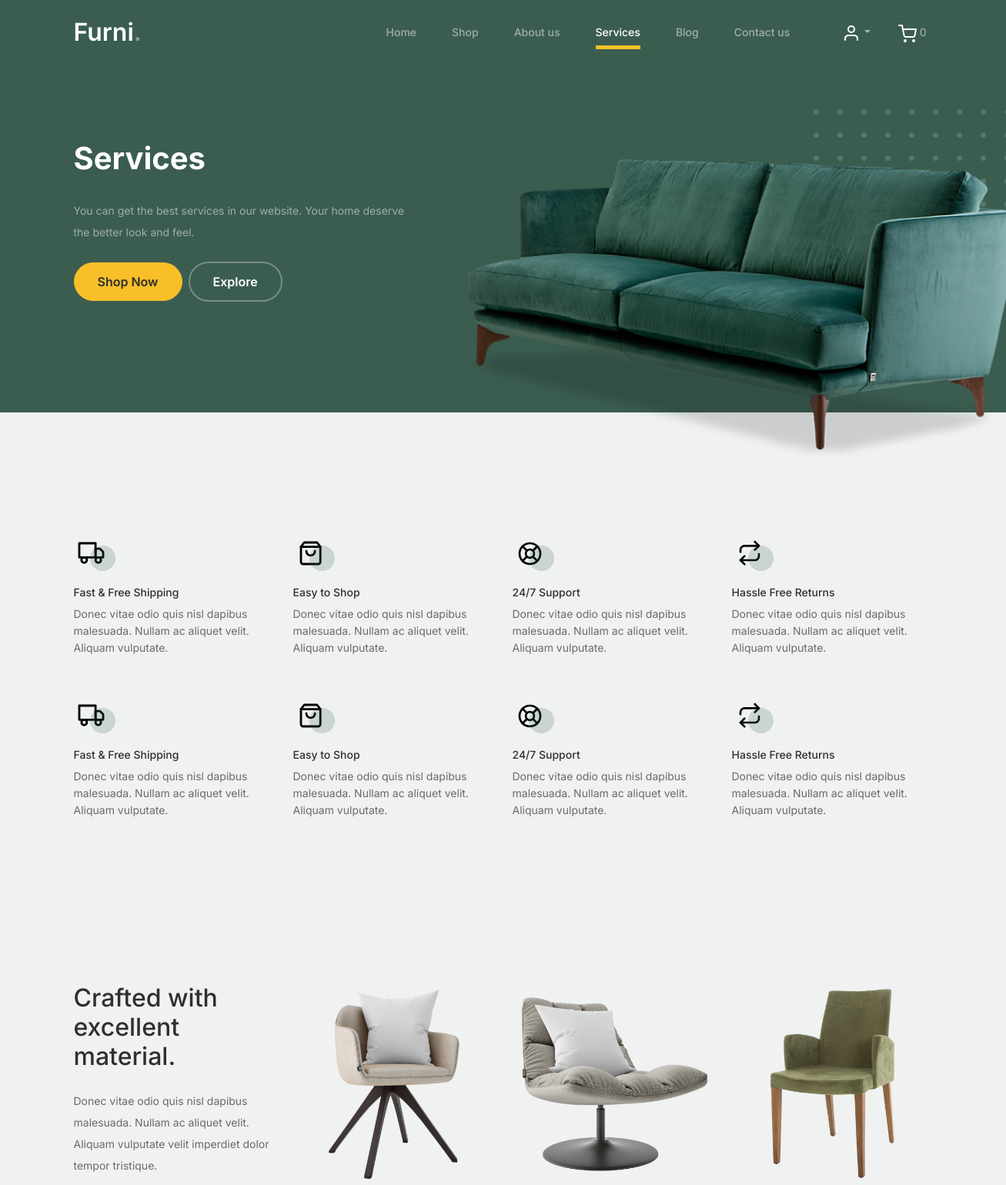
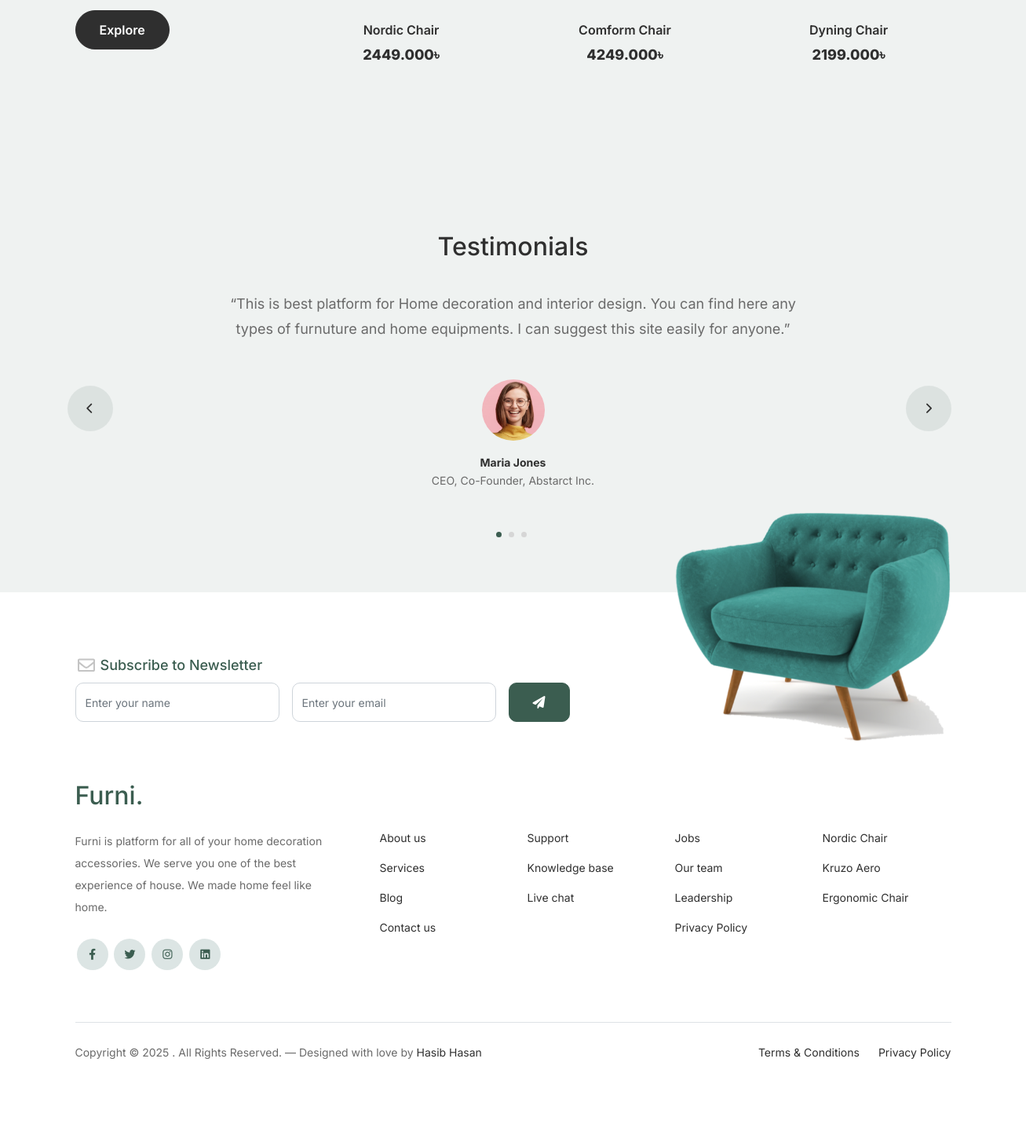
The app's page /services (signed in) with its own data (2 pictures, top to bottom).
### Shop/models.py (models this page shows, shortened)
class Cart(models.Model):
    user = models.OneToOneField(User, on_delete=models.CASCADE)
    create_at = models.DateTimeField(auto_now_add=True)

class Product(models.Model):
    image = models.ImageField(upload_to='Shop/media/uploads')
    title = models.CharField(max_length=50)
    price = models.DecimalField(max_digits=10, decimal_places=3)

### furniture/views.py (the view)
# urls.py: path('services', views.service, name='service'),
def service(request):
    data = Product.objects.all()
    return render(request, 'services.html', {'data': data})

### templates/services.html (shortened to what this page needs)
{% extends "base.html" %}
{% load static %}
{% block body %}
  <body>
			<div class="hero">
				<div class="container">
					<div class="row justify-content-between">
						<div class="col-lg-5">
							<div class="intro-excerpt">
								<h1>Services</h1>
								<p class="mb-4">You can get the best services in our website. Your home deserve the better look and feel.</p>
								<p><a href="{% url "shop" %}" class="btn btn-secondary me-2">Shop Now</a><a href="{% url "home" %}" class="btn btn-white-outline">Explore</a></p>
							</div>
						</div>
						<div class="col-lg-7">
							<div class="hero-img-wrap">
								<img src="{% static 'images/couch.png' %}" class="img-fluid">
							</div>
						</div>
					</div>
				</div>
			</div>
		<div class="why-choose-section">
			<div class="container">
				<div class="row my-5">
					<div class="col-6 col-md-6 col-lg-3 mb-4">
						<div class="feature">
							<div class="icon">
								<img src="{% static 'images/truck.svg' %}" alt="Image" class="imf-fluid">
							</div>
							<h3>Fast &amp; Free Shipping</h3>
							<p>Donec vitae odio quis nisl dapibus malesuada. Nullam ac aliquet velit. Aliquam vulputate.</p>
						</div>
					</div>
					<div class="col-6 col-md-6 col-lg-3 mb-4">
						<div class="feature">
							<div class="icon">
								<img src="{% static 'images/bag.svg' %}" alt="Image" class="imf-fluid">
							</div>
							<h3>Easy to Shop</h3>
							<p>Donec vitae odio quis nisl dapibus malesuada. Nullam ac aliquet velit. Aliquam vulputate.</p>
						</div>
					</div>
					<div class="col-6 col-md-6 col-lg-3 mb-4">
						<div class="feature">
							<div class="icon">
								<img src="{% static 'images/support.svg' %}" alt="Image" class="imf-fluid">
							</div>
							<h3>24/7 Support</h3>
							<p>Donec vitae odio quis nisl dapibus malesuada. Nullam ac aliquet velit. Aliquam vulputate.</p>
						</div>
					</div>
					<div class="col-6 col-md-6 col-lg-3 mb-4">
						<div class="feature">
							<div class="icon">
								<img src="{% static 'images/return.svg' %}" alt="Image" class="imf-fluid">
							</div>
							<h3>Hassle Free Returns</h3>
							<p>Donec vitae odio quis nisl dapibus malesuada. Nullam ac aliquet velit. Aliquam vulputate.</p>
						</div>
					</div>
					<div class="col-6 col-md-6 col-lg-3 mb-4">
						<div class="feature">
							<div class="icon">
								<img src="{% static 'images/truck.svg' %}" alt="Image" class="imf-fluid">
							</div>
							<h3>Fast &amp; Free Shipping</h3>
							<p>Donec vitae odio quis nisl dapibus malesuada. Nullam ac aliquet velit. Aliquam vulputate.</p>
						</div>
					</div>
					<div class="col-6 col-md-6 col-lg-3 mb-4">
						<div class="feature">
							<div class="icon">
								<img src="{% static 'images/bag.svg' %}" alt="Image" class="imf-fluid">
							</div>
							<h3>Easy to Shop</h3>
							<p>Donec vitae odio quis nisl dapibus malesuada. Nullam ac aliquet velit. Aliquam vulputate.</p>
						</div>
					</div>
					<div class="col-6 col-md-6 col-lg-3 mb-4">
						<div class="feature">
							<div class="icon">
								<img src="{% static 'images/support.svg' %}" alt="Image" class="imf-fluid">
							</div>
							<h3>24/7 Support</h3>
							<p>Donec vitae odio quis nisl dapibus malesuada. Nullam ac aliquet velit. Aliquam vulputate.</p>
						</div>
					</div>
					<div class="col-6 col-md-6 col-lg-3 mb-4">
						<div class="feature">
							<div class="icon">
								<img src="{% static 'images/return.svg' %}" alt="Image" class="imf-fluid">
							</div>
							<h3>Hassle Free Returns</h3>
							<p>Donec vitae odio quis nisl dapibus malesuada. Nullam ac aliquet velit. Aliquam vulputate.</p>
						</div>
					</div>
				</div>
			</div>
		</div>
		<div class="product-section pt-0">
			<div class="container">
				<div class="row">
					<div class="col-md-12 col-lg-3 mb-5 mb-lg-0">
						<h2 class="mb-4 section-title">Crafted with excellent material.</h2>
						<p class="mb-4">Donec vitae odio quis nisl dapibus malesuada. Nullam ac aliquet velit. Aliquam vulputate velit imperdiet dolor tempor tristique. </p>
						<p><a href="#" class="btn">Explore</a></p>
					</div>
					 {% for p in data|slice:":3" %}
					<div class="col-12 col-md-4 col-lg-3 mb-5 mb-md-0">
						<div class="product-item">
							<img src="{{p.image.url}}" class="img-fluid product-thumbnail">
							<h3 class="product-title">{{p.title}}</h3>
							<strong class="product-price">{{p.price}}৳</strong>
						</div>
					</div>
					{% endfor %}
				</div>
			</div>
		</div>
    <div class="testimonial-section">
      <div class="container">
        <div class="row">
          <div class="col-lg-7 mx-auto text-center">
            <h2 class="section-title">Testimonials</h2>
          </div>
        </div>
        <div class="row justify-content-center">
          <div class="col-lg-12">
            <div class="testimonial-slider-wrap text-center">
              <div id="testimonial-nav">
                <span class="prev" data-controls="prev"
                  ><span class="fa fa-chevron-left"></span
                ></span>
                <span class="next" data-controls="next"
                  ><span class="fa fa-chevron-right"></span
                ></span>
              </div>
              <div class="testimonial-slider">
                <div class="item">
                  <div class="row justify-content-center">
                    <div class="col-lg-8 mx-auto">
                      <div class="testimonial-block text-center">
                        <blockquote class="mb-5">
                          <p>
                            &ldquo;This is best platform for Home decoration and interior design. You can find here any types of furnuture and home equipments. I can suggest this site easily for anyone.&rdquo;
                          </p>
                        </blockquote>
                        <div class="author-info">
                          <div class="author-pic">
                            <img
                              src="{% static 'images/person-1.png' %}"
                              alt="Maria Jones"
                              class="img-fluid"
                            />
                          </div>
                          <h3 class="font-weight-bold">Maria Jones</h3>
                          <span class="position d-block mb-3"
                            >CEO, Co-Founder, Abstarct Inc.</span
                          >
                        </div>
                      </div>
                    </div>
                  </div>
                </div>
                <div class="item">
                  <div class="row justify-content-center">
                  </div>
                </div>
                <div class="item">
                  <div class="row justify-content-center">
                  </div>
                </div>
              </div>
            </div>
          </div>
        </div>
      </div>
    </div>
	</body>
{% endblock %}

### templates/base.html (shortened to what this page needs)
{% load static %}
<!DOCTYPE html>
<html lang="en">
  <head>
    <link href="{% static 'css/bootstrap.min.css' %}" rel="stylesheet" />
    <link href="https://cdnjs.cloudflare.com/ajax/libs/font-awesome/6.0.0-beta3/css/all.min.css" rel="stylesheet"/>
    <link href="https://cdnjs.cloudflare.com/ajax/libs/font-awesome/6.0.0/css/all.min.css" rel="stylesheet" />
    <link href="{% static 'css/tiny-slider.css' %}" rel="stylesheet" />
    <link href="{% static 'css/style.css' %}" rel="stylesheet" />
  </head>
  <body>
    <nav
      class="custom-navbar navbar navbar navbar-expand-md navbar-dark bg-dark"
      arial-label="Furni navigation bar"
    >
      <div class="container">
        <a class="navbar-brand" href="{% url "home" %}">Furni<span>.</span></a>
        <div class="collapse navbar-collapse" id="navbarsFurni">
          <ul class="custom-navbar-nav navbar-nav ms-auto mb-2 mb-md-0">
            <li class="nav-item {% if request.resolver_match.url_name == 'home' %}active{% endif %}">
              <a class="nav-link" href="{% url 'home' %}">Home</a>
            </li>
            <li class="nav-item {% if request.resolver_match.url_name == 'shop' %}active{% endif %}">
              <a class="nav-link" href="{% url 'shop' %}">Shop</a>
            </li>
            <li class="nav-item {% if request.resolver_match.url_name == 'about' %}active{% endif %}">
              <a class="nav-link" href="{% url 'about' %}">About us</a>
            </li>
            <li class="nav-item {% if request.resolver_match.url_name == 'service' %}active{% endif %}">
              <a class="nav-link" href="{% url 'service' %}">Services</a>
            </li>
            <li class="nav-item {% if request.resolver_match.url_name == 'blog' %}active{% endif %}">
              <a class="nav-link" href="{% url 'blog' %}">Blog</a>
            </li>
            <li class="nav-item {% if request.resolver_match.url_name == 'contact' %}active{% endif %}">
              <a class="nav-link" href="{% url 'contact' %}">Contact us</a>
            </li>
          </ul>
          <ul class="custom-navbar-cta navbar-nav mb-2 mb-md-0 ms-5">
            <li class="nav-item">
              <div class="dropdown">
                <a class="nav-link dropdown-toggle" href="#" role="button" data-bs-toggle="dropdown" aria-expanded="false">
                  <img src="{% static "images/user.svg" %}" />
                </a>
              </div>
            </li>
            <li>
              <a class="nav-link" href="{% url "cart" %}">
				<img src="{% static "images/cart.svg" %}" />
				{% if user.is_authenticated %}
				{% with cart=user.cart %}
					<span class="cart-count" id="cart-count">{{ cart.items.count }}</span>
				{% endwith %}
				{% endif %}
			</a>
            </li>
          </ul>
        </div>
      </div>
    </nav>
    {% block body %}
    {% endblock %}
    <footer class="footer-section">
      <div class="container relative">
        <div class="sofa-img">
          <img
            src="{% static 'images/sofa.png' %}"
            alt="Image"
            class="img-fluid"
          />
        </div>
        <div class="row">
          <div class="col-lg-8">
            <div class="subscription-form">
              <h3 class="d-flex align-items-center">
                <span class="me-1"
                  ><img
                    src="{% static 'images/envelope-outline.svg' %}"
                    alt="Image"
                    class="img-fluid" /></span
                ><span>Subscribe to Newsletter</span>
              </h3>
              <form action="#" class="row g-3">
                <div class="col-auto">
                  <input
                    type="text"
                    class="form-control"
                    placeholder="Enter your name"
                  />
                </div>
                <div class="col-auto">
                  <input
                    type="email"
                    class="form-control"
                    placeholder="Enter your email"
                  />
                </div>
                <div class="col-auto">
                  <button class="btn btn-primary">
                    <span class="fa fa-paper-plane"></span>
                  </button>
                </div>
              </form>
            </div>
          </div>
        </div>
        <div class="row g-5 mb-5">
          <div class="col-lg-4">
            <div class="mb-4 footer-logo-wrap">
              <a href="#" class="footer-logo">Furni<span>.</span></a>
            </div>
            <p class="mb-4">
              Furni is platform for all of your home decoration accessories. We serve you one of the best experience of house. We made home feel like home.
            </p>
            <ul class="list-unstyled custom-social">
              <li>
                <a href="#"><span class="fa fa-brands fa-facebook-f"></span></a>
              </li>
              <li>
                <a href="#"><span class="fa fa-brands fa-twitter"></span></a>
              </li>
              <li>
                <a href="#"><span class="fa fa-brands fa-instagram"></span></a>
              </li>
              <li>
                <a href="#"><span class="fa fa-brands fa-linkedin"></span></a>
              </li>
            </ul>
          </div>
          <div class="col-lg-8">
            <div class="row links-wrap">
              <div class="col-6 col-sm-6 col-md-3">
                <ul class="list-unstyled">
                  <li><a href="{% url "about" %}">About us</a></li>
                  <li><a href="{% url "service" %}">Services</a></li>
                  <li><a href="{% url "blog" %}">Blog</a></li>
                  <li><a href="{% url "contact" %}">Contact us</a></li>
                </ul>
              </div>
              <div class="col-6 col-sm-6 col-md-3">
                <ul class="list-unstyled">
                  <li><a href="#">Support</a></li>
                  <li><a href="#">Knowledge base</a></li>
                  <li><a href="#">Live chat</a></li>
                </ul>
              </div>
              <div class="col-6 col-sm-6 col-md-3">
                <ul class="list-unstyled">
                  <li><a href="#">Jobs</a></li>
                  <li><a href="#">Our team</a></li>
                  <li><a href="#">Leadership</a></li>
                  <li><a href="#">Privacy Policy</a></li>
                </ul>
              </div>
              <div class="col-6 col-sm-6 col-md-3">
                <ul class="list-unstyled">
                  <li><a href="#">Nordic Chair</a></li>
                  <li><a href="#">Kruzo Aero</a></li>
                  <li><a href="#">Ergonomic Chair</a></li>
                </ul>
              </div>
            </div>
          </div>
        </div>
        <div class="border-top copyright">
          <div class="row pt-4">
            <div class="col-lg-6">
              <p class="mb-2 text-center text-lg-start">
                Copyright &copy;
                . All Rights Reserved. &mdash; Designed with love by
                <a href="https://www.linkedin.com/in/hasiblnkd/">Hasib Hasan</a>
              </p>
            </div>
            <div class="col-lg-6 text-center text-lg-end">
              <ul class="list-unstyled d-inline-flex ms-auto">
                <li class="me-4"><a href="#">Terms &amp; Conditions</a></li>
                <li><a href="#">Privacy Policy</a></li>
              </ul>
            </div>
          </div>
        </div>
      </div>
    </footer>
</body>

### static/css/tiny-slider.css (style rules this page uses)
.tns-slider { -webkit-transition:all 0s;-moz-transition:all 0s;transition:all 0s }
.tns-slider>.tns-item { -webkit-box-sizing:border-box;-moz-box-sizing:border-box;box-sizing:border-box }
.tns-horizontal.tns-subpixel { white-space:nowrap }
.tns-horizontal.tns-subpixel>.tns-item { display:inline-block;vertical-align:top;white-space:normal }

### records on screen
Cart: items.count "0"
Product: image (picture), title "Nordic Chair", price "2449.000"
Product: image (picture), title "Comform Chair", price "4249.000"
Product: image (picture), title "Dyning Chair", price "2199.000"
